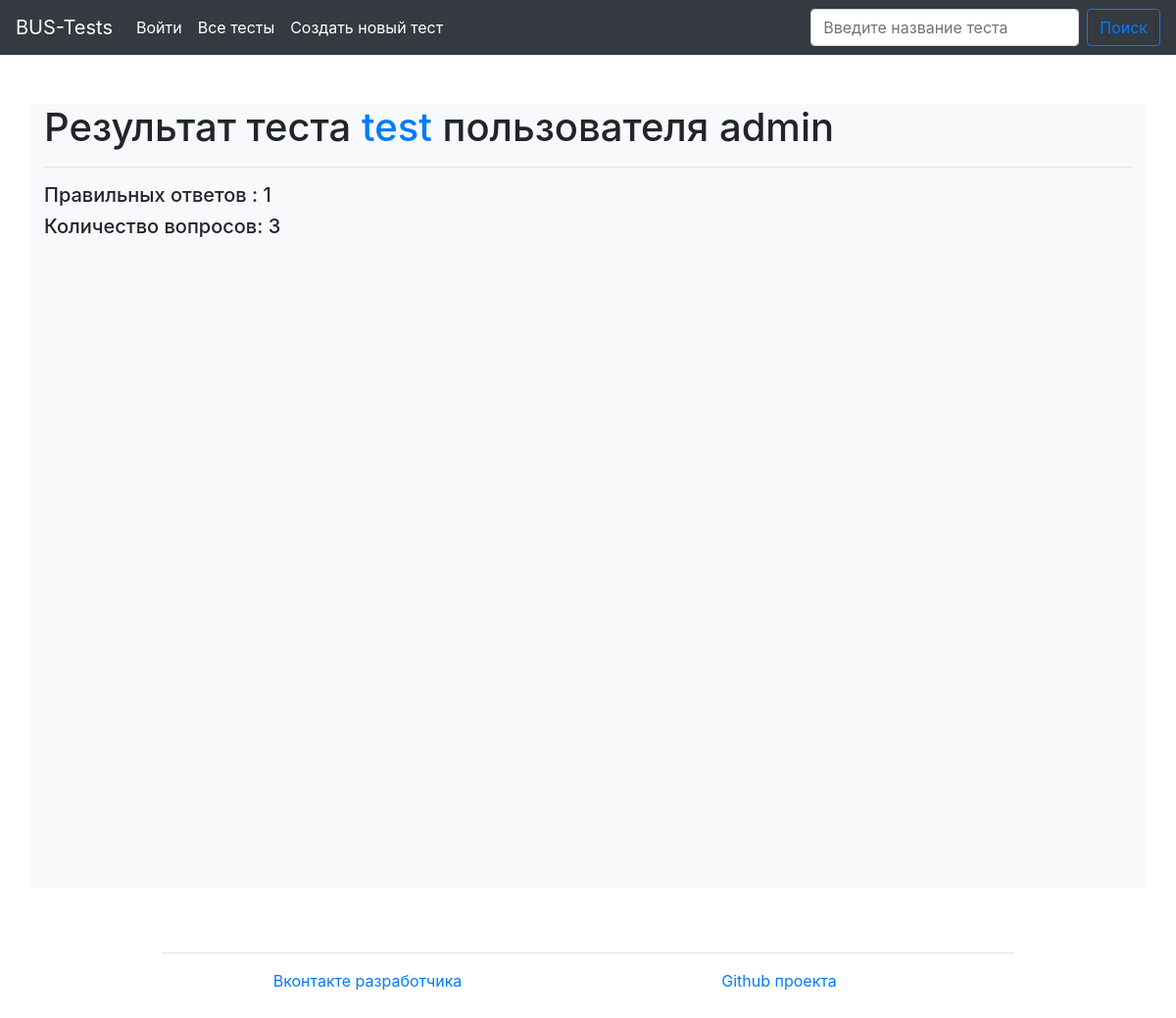
Screenshot of /result/55 with the database file from the repository.
### main/models.py (models this page shows)
class Result(models.Model):
    count_questions = models.IntegerField()
    count_correct_questions = models.IntegerField()
    user = models.ForeignKey(User, on_delete=models.CASCADE, blank=True)
    test = models.ForeignKey(Test, on_delete=models.CASCADE)

class Test(models.Model):
    title = models.CharField(max_length=120)
    def __str__(self):
        return self.title

### main/views.py (the view)
# urls.py: path('result/<int:pk>', views.result, name='result'),
def result(request, pk: int):
    return render(request, 'main/result.html', {'res': models.Result.objects.get(id=pk)})

### templates/main/result.html (shortened to what this page needs)
{% extends 'wrapper.html' %}
{% block content %}
    <h1>Результат теста <a href="{% url 'test' res.test_id %}">{{ res.test }}</a>
        пользователя {{ res.user }}</h1>
    <hr>
    <h5>Правильных ответов : {{ res.count_correct_questions }}</h5>
    <h5>Количество вопросов: {{ res.count_questions }}</h5>
{% endblock %}

### rows the page displays
Result: test "test", user "admin", count_correct_questions "1", count_questions "3"
